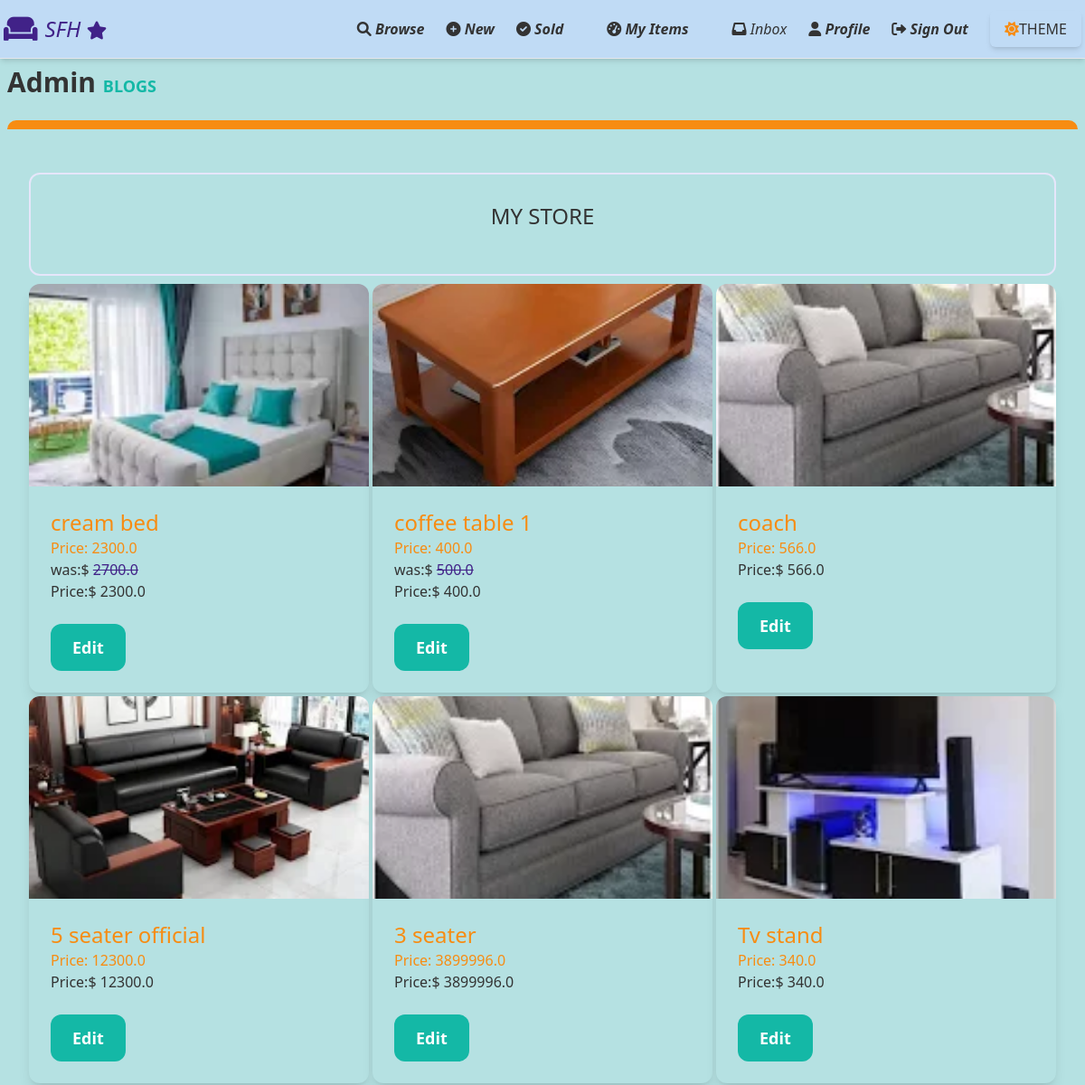
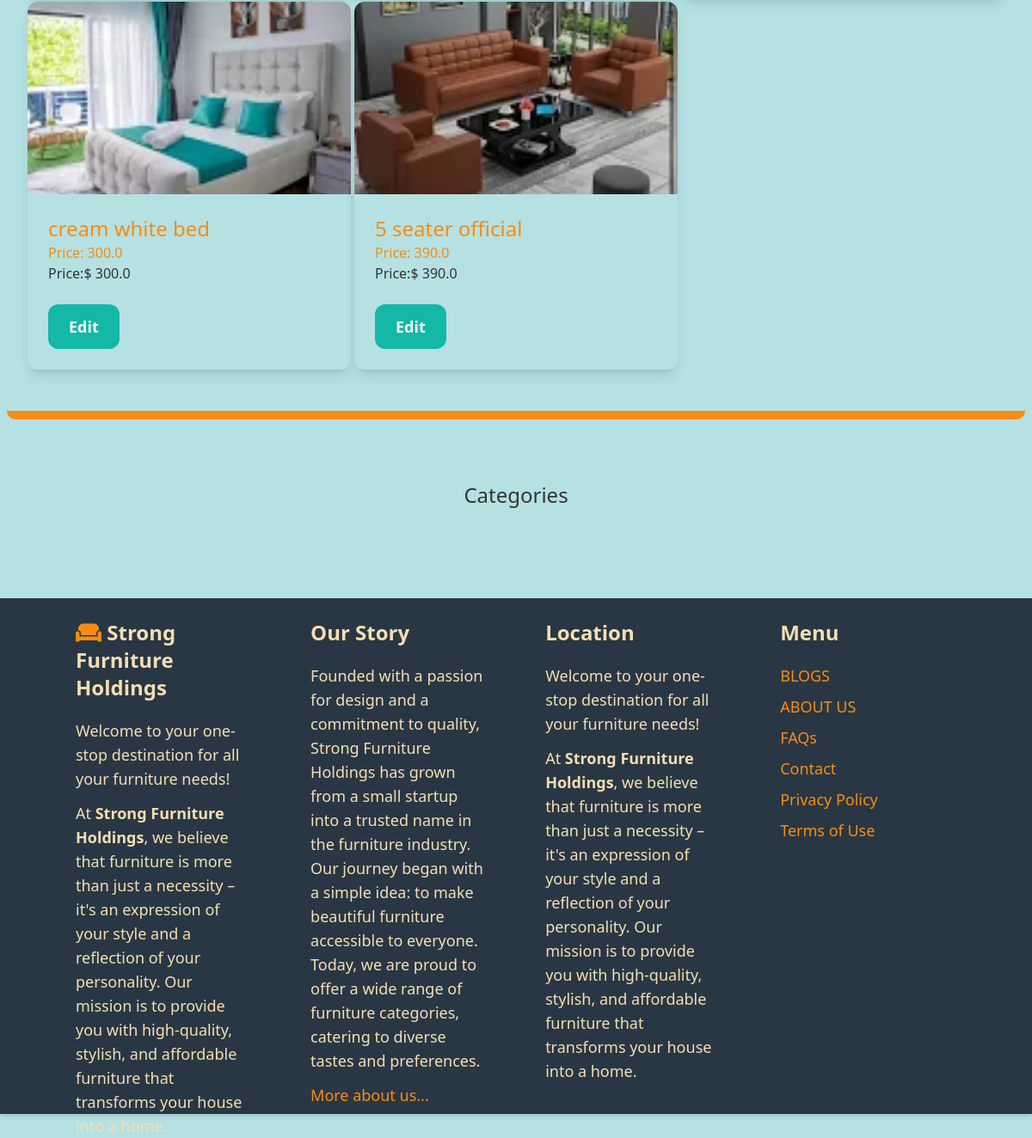
The page /dashboard/ (signed in) on the database its author committed (2 pictures, top to bottom).
### item/models.py (models this page shows, shortened)
class Item(models.Model):
    Cartegory=models.ForeignKey(Cartegory, related_name='items', on_delete=models.CASCADE)
    name=models.CharField(max_length=255)
    description=models.TextField(blank=True, null=True)
    was= models.FloatField(blank=True, null=True)
    price= models.FloatField()
    image= models.ImageField(upload_to= 'items_images',blank=True, null=True)
    is_sold = models.BooleanField(default=False)
    created_by = models.ForeignKey(User,related_name= 'items', on_delete=models.CASCADE)
    created_at= models.DateTimeField(auto_now_add=True)

### dashboard/views.py (the view)
# urls.py: path('', views.index, name='index'),
@login_required
def index(request):
    items = Item.objects.filter(created_by=(request.user)).order_by('-created_at')
    return render( request, 'dashboard/index.html',{
        'items':items
    })

### dashboard/templates/dashboard/index.html (shortened to what this page needs)
{% extends "core/base.html" %}
{% block content %}
<div class="mt-6 px-6 py-12 roundedb ">
    <div class="newest rounded-xl"> <div class="mb-12 text-2xl  new text-center">MY STORE</div></div>
    <div class="grid grid-cols-1 md:grid-cols-2 lg:grid-cols-3 gap-1">
        {% for item in items %}
        <div class="productbg rounded-xl shadow-lg overflow-hidden transform transition-all hover:scale-105 hover:shadow-2xl">
            <a href="{% url "item:detail" item.id %}">
                <img src="{{ item.image.url }}" alt="{{ item.name }}" class="w-full h-56 object-cover">
                <div class="p-6">
                    <h2 class="text-2xl blued">{{ item.name }}</h2>
                    <p class="blued">Price: {{ item.price }}</p>
                    <div style="display: block; " class="">{% if item.was %}<div>was:$ <span class="blue" style="text-decoration: line-through; ">{{ item.was }}</span></div>{% endif %}<div>Price:$ {{ item.price }}</div></div>
                    <a href="{% url "item:edit" item.id%}" class="inline-block mt-6  px-6 py-3 text-lg font-semibold bg-teal-500 text-white rounded-xl">Edit</a>
                </div>
            </a>
        </div>
        {% endfor %}
    </div>
</div>
<div class="mt-6 px-6 index py-12 productbg rounded-xl">
    <h2 class="mb-12 text-2xl text-center">Categories</h2>
</div>
{% endblock %}

### core/templates/core/base.html (style rules this page uses)
.light { --bg-color:rgb(181, 225, 226); --text-color: #333333; --nav-bg-color: #c0dbf5; --footer-bg-color: #293744; --index-bg-color: #1a7cdf; --index-text-color: #da4040; --a-text-color: #1a7cdf; --blue-color: rgb(65, 34, 136); --cart-color: rgb(235, 84, 79); --productbg-color: rgb(181, 225, 226); --searchb-color: rgb(218, 178, 241); --blued-color: #f78c12; --green-color:rgb(178, 243, 178); }
.blue { color: var(--blue-color); }
.blued { color: var(--blued-color); }
.productbg { background-color: var(--productbg-color); }
body { background-color: var(--bg-color); color: var(--text-color); }
a { color:var(--a-text-color) ; }
.roundedb { border-top: 10px solid var(--blued-color); border-bottom: 10px solid var(--blued-color); border-radius: 10px; }
.newest { border: 2px var(--footer-bg-color) solid; display: flex; justify-content: center; align-items: center; padding: 0px; margin-bottom: 9px; cursor: none; color: var(--search-color); background-color: var(--productbg-color); }
.new { margin-top: 30px; }

### dashboard/templates/dashboard/index.html (style rules this page uses)
.newest { border: 2px lavender solid; display: flex; justify-content: center; align-items: center; padding: 0px; margin-bottom: 9px; cursor: none; color: var(--search-color); background-color: var(--productbg-color); }
.new { margin-top: 30px; }

### rows shown on the page
Item: image (picture), name "cream bed", price "2300.0", was "2700.0"
Item: image (picture), name "coffee table 1", price "400.0", was "500.0"
Item: image (picture), name "coach", price "566.0"
Item: image (picture), name "5 seater official", price "12300.0"
Item: image (picture), name "3 seater", price "3899996.0"
Item: image (picture), name "Tv stand", price "340.0"
Item: image (picture), name "cream white bed", price "300.0"
Item: image (picture), name "5 seater official", price "390.0"
